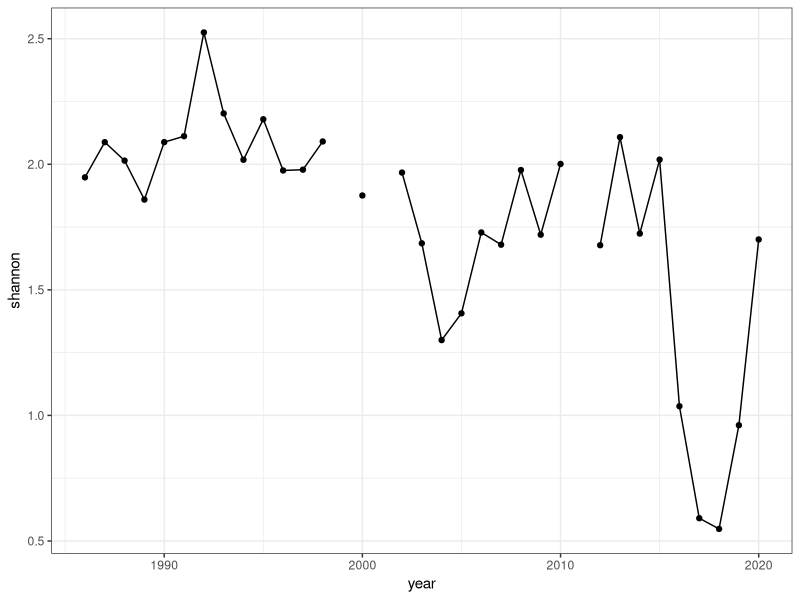
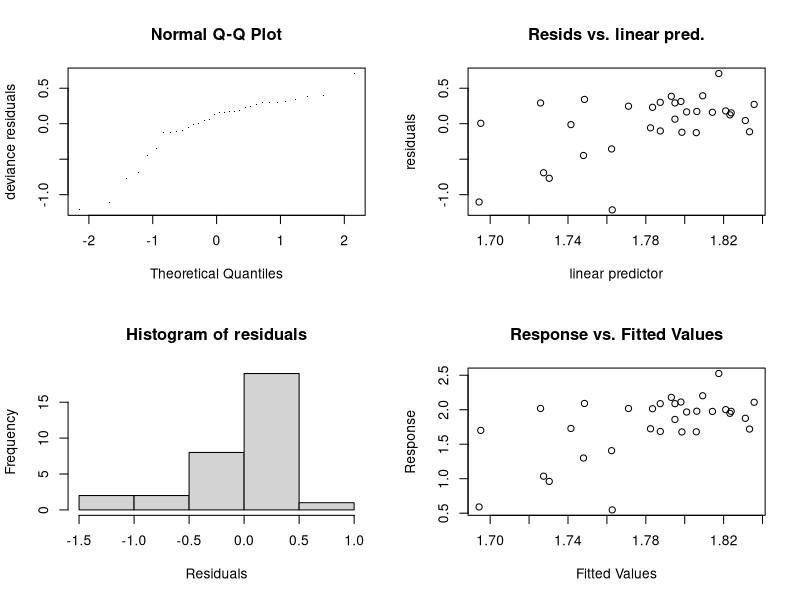
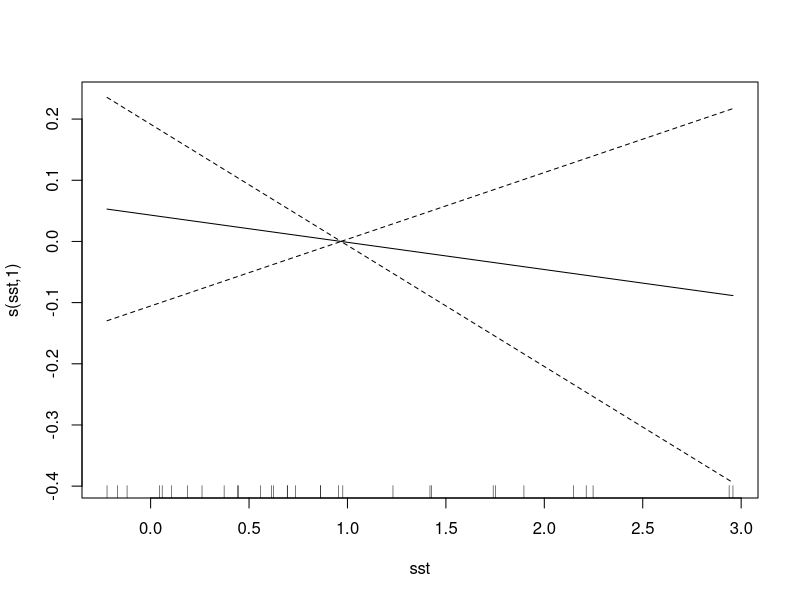
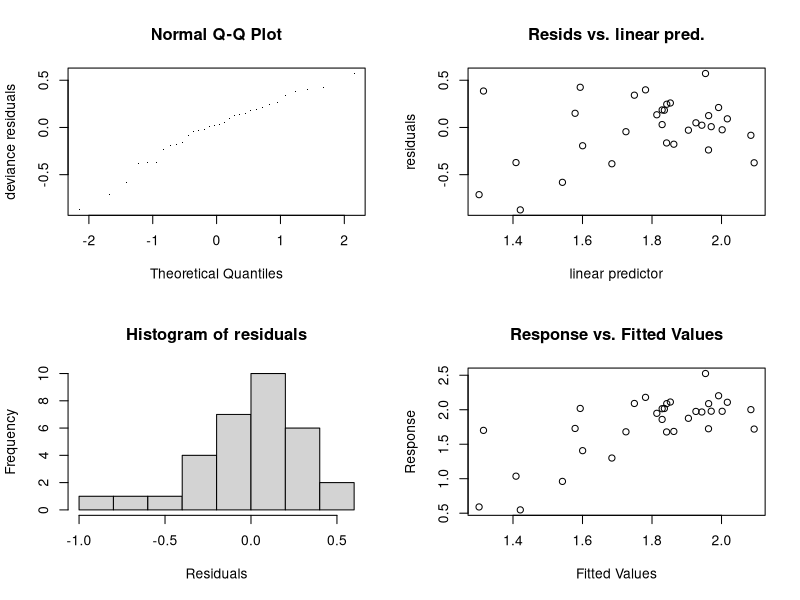
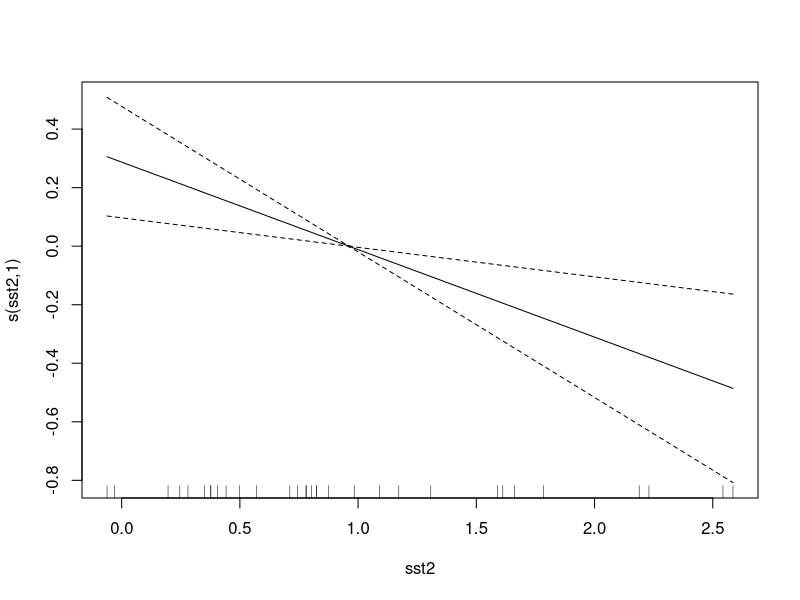
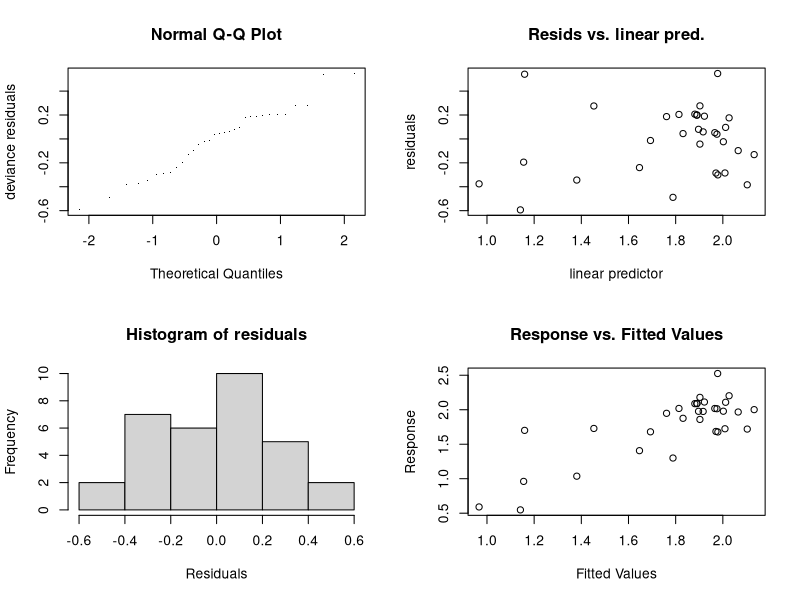
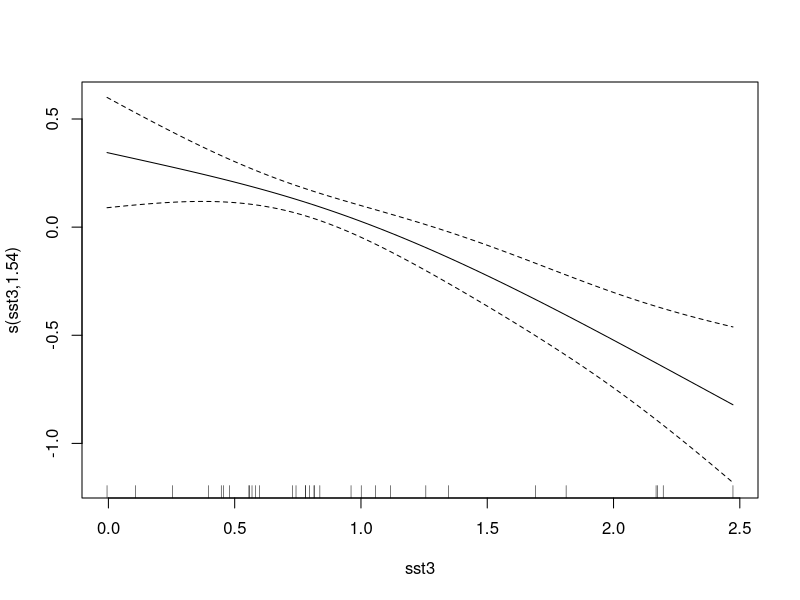

These charts were generated, in order, by the following R code: (Note: this script raises an error after producing the figures.)
## effect of temperature on age diversity

library(tidyverse)
library(mgcv)

theme_set(theme_bw())
cb <- c("#000000", "#E69F00", "#56B4E9", "#009E73", "#F0E442", "#0072B2", "#D55E00", "#CC79A7")


## Read in data 
dat <- read.csv("./data/shannon.age.diversity.acoustic.trawl.data.csv",
                 row.names = 1)

ggplot(dat, aes(year, shannon)) +
  geom_line() +
  geom_point()


# load GOA sst anomalies

d1 <- read.csv("./data/regional_north_pacific_ersst_anomaly_time_series.csv")

d1 <- d1 %>%
  dplyr::filter(region == "Gulf_of_Alaska") %>%
  dplyr::select(year, annual.anomaly.unsmoothed) %>%
  rename(sst = annual.anomaly.unsmoothed) %>%
  mutate(sst2 = zoo::rollmean(sst, 2, align = "right", fill = NA),
         sst3 = zoo::rollmean(sst, 3, align = "right", fill = NA))


# lag shannon one year to match sst
dat_lag <- dat %>%
  mutate(year = year - 1)

# and join
dat_lag <- left_join(dat_lag, d1) %>%
  na.omit() # dropping missing years for ar() model fitting! 


# now model
mod1 <- gamm(shannon ~  s(sst,  k=4),
              correlation = corAR1(), data=dat_lag)

gam.check(mod1$gam)
plot(mod1$gam)
summary(mod1$gam)
anova(mod1$gam)


mod2 <- gamm(shannon ~  s(sst2,  k=4),
             correlation = corAR1(), data=dat_lag)

gam.check(mod2$gam)
plot(mod2$gam)
summary(mod2$gam)
anova(mod2$gam)

mod3 <- gamm(shannon ~  s(sst3,  k=4),
             correlation = corAR1(), data=dat_lag)

gam.check(mod3$gam)
plot(mod3$gam)
summary(mod3$gam)
anova(mod3$gam)

AIC <- AIC(mod1, mod2, mod3)

AIC

AIC_table <- data.frame(response = "Shannon age diversity",
                        model = c("s(sst_unsmoothed,  k=4), correlation = corAR1()",
                                  "s(sst_2yr_mean,  k=4), correlation = corAR1()",
                                  "s(sst_3yr_mean,  k=4), correlation = corAR1()"),
                        AIC = AIC$AIC,
                        delta_AIC = (AIC$AIC - min(AIC$AIC)))

AIC_table <- AIC_table %>%
  arrange(delta_AIC)

# save
write.csv(AIC_table, "Shannon_age_diversity_AIC_table.csv", row.names = F)

# predict and plot

new_dat <- data.frame(sst3 = seq(min(dat_lag$sst3), max(dat_lag$sst3), length.out = 100)) 

pred <- predict(mod3$gam, newdata = new_dat, se.fit = T)

plot <- data.frame(sst3 = new_dat$sst3,
                   estimate = pred$fit, 
                   LCI = pred$fit - 1.96*pred$se.fit,
                   UCI = pred$fit + 1.96*pred$se.fit)


ggplot(plot) +
  aes(x = sst3, y = estimate) +
  geom_point(data = dat_lag, aes(x = sst3, y = shannon), size = 2.5) +
  geom_ribbon(aes(ymin = LCI, ymax = UCI), alpha = 0.2, lty = 0) +
  geom_line(size = 1, color = cb[7]) +
  labs(x = "Three year running mean SST anomaly", y = "Shannon age diversity") 

ggsave("./figs/Shannon_age_diversity_goa_SST_anomaly.png", width = 6, height = 4, units = 'in')

# refit best model to scaled data

dat_scaled <- dat_lag %>%
  mutate(scaled_diversity = scale(shannon))

mod4 <- gamm(scaled_diversity ~  s(sst3,  k=4),
             correlation = corAR1(), data=dat_scaled)

pred <- predict(mod4$gam, newdata = new_dat, se.fit = T)

plot <- data.frame(sst3 = new_dat$sst3,
                   estimate = pred$fit, 
                   LCI = pred$fit - 1.96*pred$se.fit,
                   UCI = pred$fit + 1.96*pred$se.fit)


ggplot(plot) +
  aes(x = sst3, y = estimate) +
  geom_ribbon(aes(ymin = LCI, ymax = UCI), alpha = 0.2, lty = 0) +
  geom_line(size = 1, color = cb[7]) +
  labs(x = "Three year running mean SST anomaly", y = "Shannon age diversity") 


